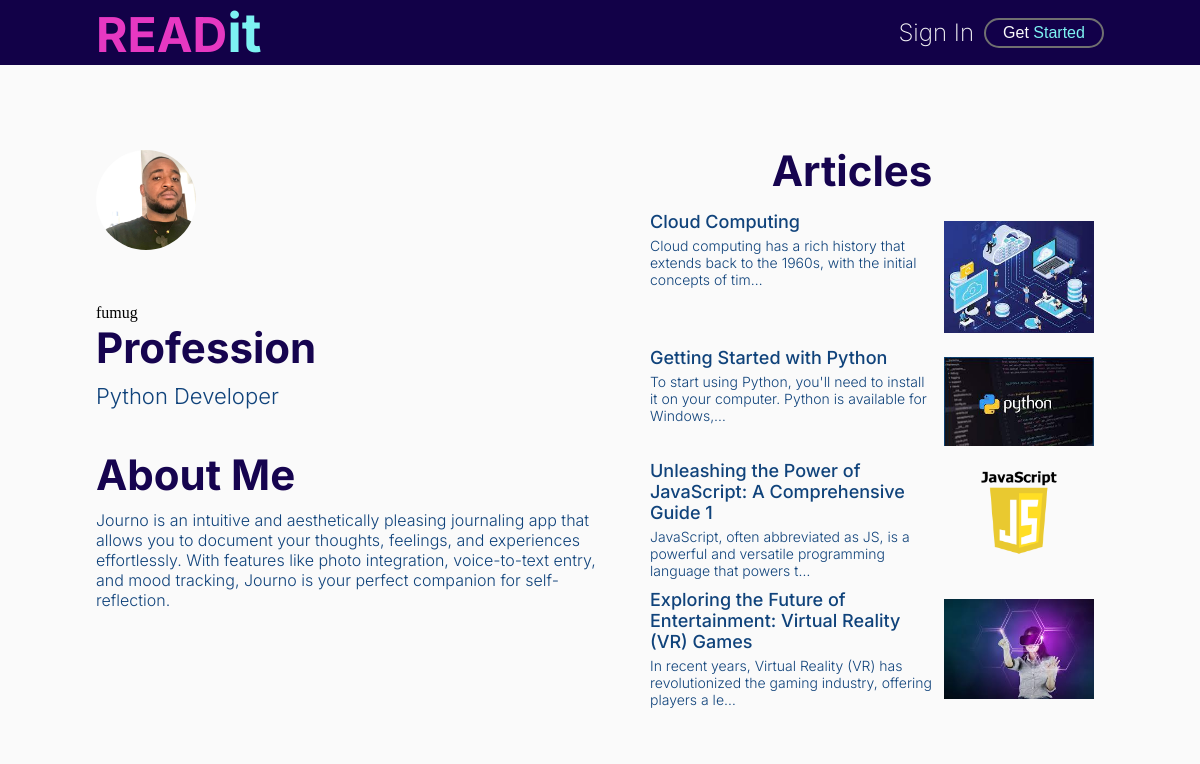
/profile/e05bad13-3255-4edc-a51b-544ac7f30dce, run on the app's committed database.
### USER_PROFILE/models.py (models this page shows, shortened)
class Profile(models.Model):
    name =  models.OneToOneField(User,on_delete=models.CASCADE)
    username = models.CharField(max_length=200,null=True,blank=True)
    email = models.EmailField()
    profession = models.CharField(max_length=200)
    picture = models.ImageField(upload_to='img',blank=True,null=True,default='images/default.png')
    about = models.TextField()
    profile_id = models.UUIDField(default=uuid.uuid4, editable = False, unique=True, primary_key=True)

### CMS_APP/models.py (models this page shows, shortened)
class Post(models.Model):
    author = models.ForeignKey(Profile,on_delete=models.CASCADE )
    title = models.CharField(max_length=100)
    image = models.ImageField(upload_to = 'post_images/')
    body = RichTextField()
    post_id = models.UUIDField(default = uuid.uuid4, primary_key=True, unique = True, editable=False)
    created = models.DateTimeField(auto_now_add=True)
    modified = models.DateTimeField(auto_now=True)
    slug = models.SlugField(unique=True)
    tag = models.ForeignKey(categories,on_delete=models.CASCADE,blank=True,null=True)
    likes = models.ManyToManyField(User, related_name='blog_post',blank=True,null = True )

### USER_PROFILE/views.py (the view)
# urls.py: path('profile/<str:profile_id>',views.UserProfile, name='profile'),
def UserProfile(request, profile_id):
     profile = Profile.objects.get(pk = profile_id)
     context = {'profile':profile}
     return render(request,'profile.html',context)

### USER_PROFILE/templates/profile.html (shortened to what this page needs)
{% load static %}
<!DOCTYPE html>
<html lang="en">
  <head>
    <link rel="stylesheet" href="{% static 'css/account.css' %}" />
  </head>
  <body>
    {%include 'navbar.html'%}
    <div class="contain">
      <div class="bio-container">
        <img class="pro-pic" src="{{profile.picture.url}}" alt="" />
        <p>{{profile.name}}</p>
        <h1>Profession</h1>
        <p class="profession">{{profile.profession}}</p>
        <h1>About Me</h1>
        <p class="about">{{profile.about}}</p>
      </div>
      <div style="margin-top: 4%">
        <h1 class="my">Articles</h1>
        <div class="my-articles">
          {% for post in profile.post_set.all %}
          <a
            style="text-decoration: none"
            class="article-block"
            href="{% url 'detail' post.slug %}"
          >
            <div class="m-p">
              <p class="a-t">{{post.title}}</p>
              <p class="a-b">{{post.body|truncatechars:100}}</p>
            </div>
          </a>
          <a
            style="text-decoration: none"
            class="article-block"
            href="{% url 'detail' post.slug %}"
          >
            <div>
              <img class="a-p" src="{{post.image.url}}" alt="" />
            </div>
          </a>
          {% endfor %}
          <br />
        </div>
      </div>
    </div>
  </body>
</html>

### static/css/account.css (style rules this page uses)
:root { --firsthead-color:#7DF2F2; --main-color:#FAFAFA; --secondhead-color:#E638C2; --button-color:#6989AB; --heading-color:#16044F; --text-color:#10437B; }
* { padding: 0; margin: 0; box-sizing: border-box; }
body { background-color: var(--main-color); }
.contain { display: grid; grid-template-columns: 1fr 1fr; margin-left: 8%; margin-right: 8%; margin-top: 5%; background-color: var(--main-color); }
h1 { font-family: Inter; font-size: 42px; font-weight: 700; color: var(--heading-color); }
.profession { font-family: Inter; font-size: 22px; font-weight: 300; color: var(--text-color); margin-bottom: 40px; margin-top: 10px; }
.about { font-family: Inter; font-size: 16px; font-weight: 300; color: var(--text-color); margin-bottom: 40px; margin-top: 10px; }
.pro-pic { height: 100px; width: 100px; border-radius:50%; margin-top: 25px; margin-bottom: 50px; }
.my { text-align: center; }
.my-articles { display: grid; grid-template-columns: 1fr 0.5fr; margin-left: 50px; margin-top: 15px;; }
.a-t { font-family: Inter; font-size: 18px; font-weight: 500; color: var(--text-color); margin-bottom: 5px; }
.a-b { font-family: Inter; font-size: 14px; font-weight: 300; color: var(--text-color); margin-bottom: 10px; }
.m-p { width: 100%; height: auto; align-self: center; }
.a-p { width: 150px; height: auto; margin: 10px; }

### static/css/navbar.css (style rules this page uses)
* { padding: 0; margin: 0; box-sizing: border-box; }

### data on the page
Profile: picture (picture), name "fumug", profession "Python Developer", about "Journo is an intuitive and aesthetically pleasing journaling app that allows you to document your thoughts, feelings, and experiences effortlessly. With features like photo integration, voice-to-text entry, and mood tracking, Journo is your perfect companion for self-reflection."
Post: title "Cloud Computing", body "Cloud computing has a rich history that extends back to the 1960s, with the initial concepts of tim…", image (picture)
Post: title "Getting Started with Python", body "To start using Python, you'll need to install it on your computer. Python is available for Windows,…", image (picture)
Post: title "Unleashing the Power of JavaScript: A Comprehensive Guide 1", body "JavaScript, often abbreviated as JS, is a powerful and versatile programming language that powers t…", image (picture)
Post: title "Exploring the Future of Entertainment: Virtual Reality (VR) Games", body "In recent years, Virtual Reality (VR) has revolutionized the gaming industry, offering players a le…", image (picture)
